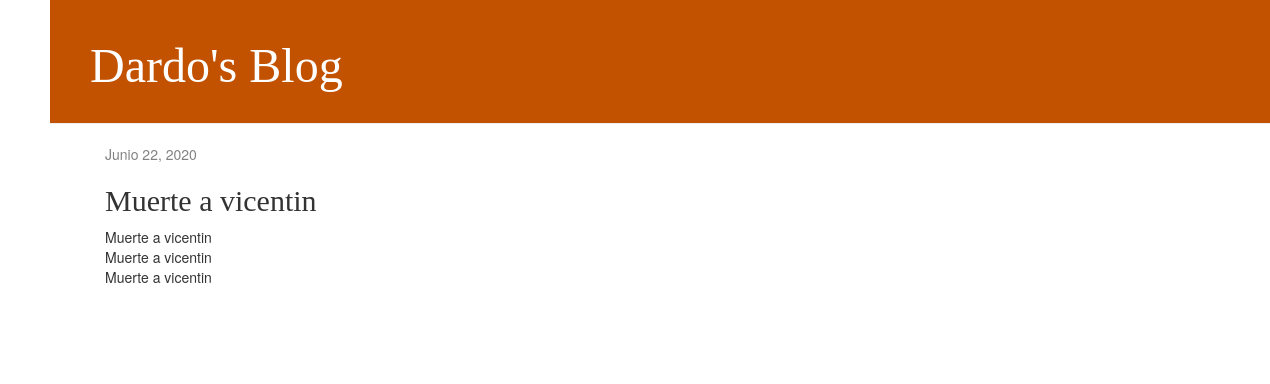
/post/3/, run on an earlier commit of the app's database.
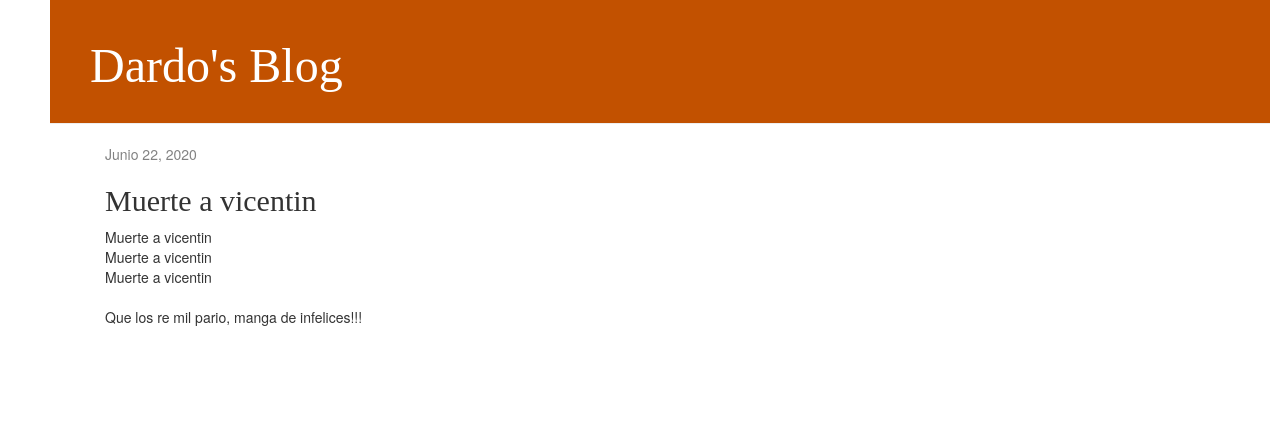
And on a later commit of the database.
### blog/models.py (models this page shows, shortened)
class Post (models.Model):
    author = models.ForeignKey('auth.User', on_delete=models.CASCADE)
    title = models.CharField(max_length= 200)
    text = models.TextField()
    created_date = models.DateTimeField(default=timezone.now)
    published_date = models.DateField(blank= True, null= True)

### blog/views.py (the view)
# urls.py: path('post/<int:pk>/',views.post_detail, name='post_detail'),
def post_detail(request,pk):
    post = get_object_or_404(Post,pk=pk)
    return render(request, 'blog/post_detail.html',{'post':post})

### blog/templates/blog/post_detail.html (shortened to what this page needs)
<!DOCTYPE html>
{% extends 'blog/base.html' %}
{% block content %}
    <div class="post">
        {% if post.published_date %}
            <div class="date">
                {{ post.published_date }}
            </div>
        {% endif %}
        <h2>{{ post.title }}</h2>
        <p>{{ post.text|linebreaksbr }}</p>
    </div>
{% endblock %}

What changed in the data, as far as the page shows it:
changed Post "Muerte a vicentin": text "Muerte a vicentin Muerte a vicentin Muerte a vicentin" → "Muerte a vicentin Muerte a vicentin Muerte a vicentin Que los re mil pario, manga de infelices!!!"
